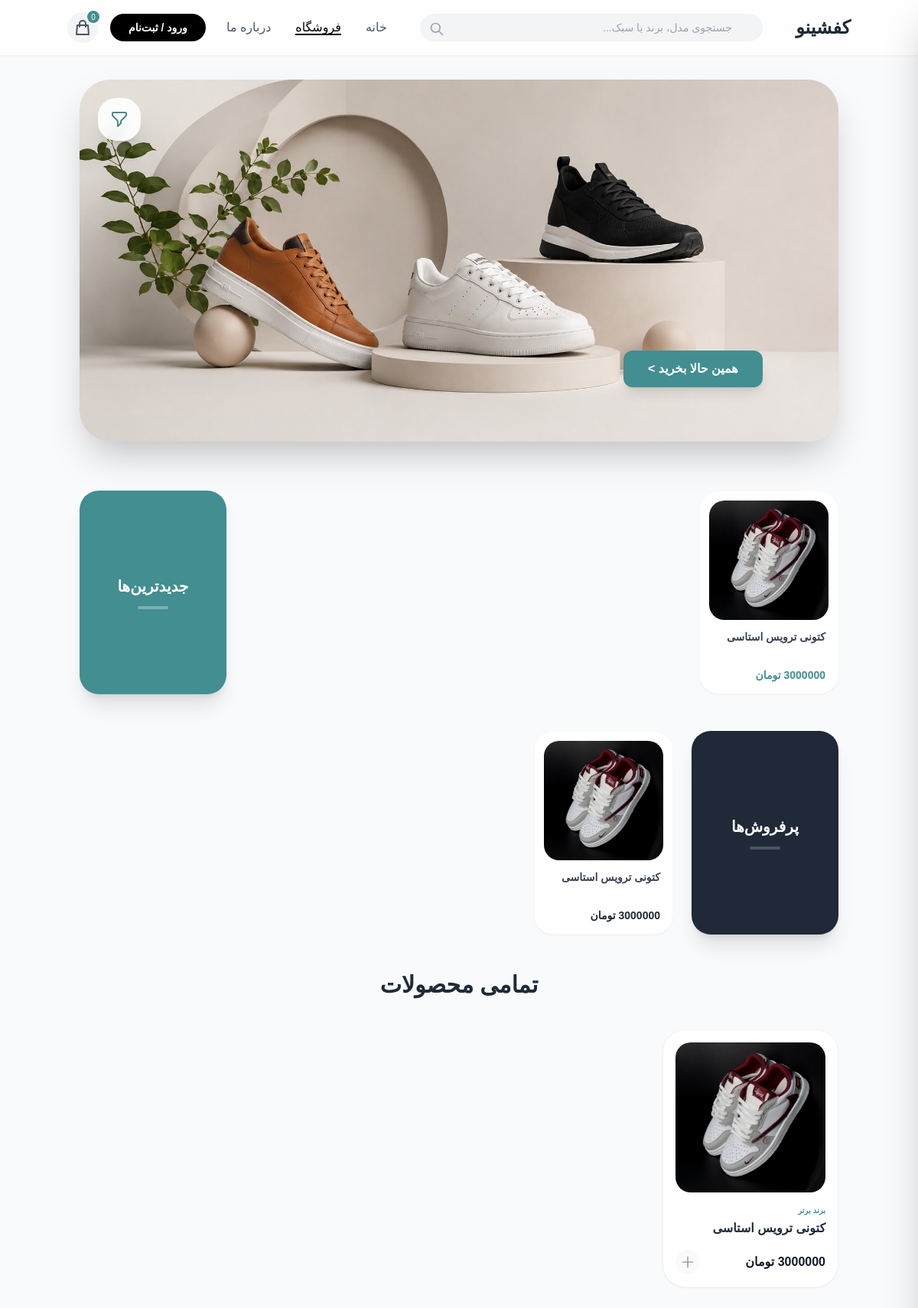
The page / on the database its author committed.
### shop/models.py (models this page shows, shortened)
class Product(models.Model):
    sizes = models.ManyToManyField(Size, related_name='products', verbose_name="سایزهای موجود")
    category = models.ForeignKey(Category, related_name='products', on_delete=models.CASCADE)
    name = models.CharField(max_length=200, verbose_name="نام محصول")
    slug = models.SlugField(max_length=200, unique=True, allow_unicode=True)
    image = models.ImageField(upload_to='products/%Y/%m/%d/', verbose_name="تصویر اصلی")
    description = models.TextField(verbose_name="توضیحات")
    price = models.DecimalField(max_digits=10, decimal_places=0, verbose_name="قیمت (تومان)")
    available = models.BooleanField(default=True, verbose_name="موجود")
    created = models.DateTimeField(auto_now_add=True)
    updated = models.DateTimeField(auto_now=True)
    brand = models.ForeignKey(Brand, on_delete=models.CASCADE, related_name='products', null=True, blank=True, verbose_name="برند")
    def get_absolute_url(self):
        return reverse('shop:product_detail', args=[self.id, self.slug])
    class Meta:
        verbose_name = "محصول"
        verbose_name_plural = "محصولات"

### shop/views.py (the view)
# urls.py: path('', views.product_list, name='product_list'),
def product_list(request, category_slug=None):
    category = None
    categories = Category.objects.all()
    brands = Brand.objects.all() # دریافت همه برندها برای نمایش در سایدبار
    products = Product.objects.filter(available=True)
    query = request.GET.get('query')
    if query:
        products = products.filter(Q(name__icontains=query) | Q(description__icontains=query))
    if category_slug:
        category = get_object_or_404(Category, slug=category_slug)
        products = products.filter(category=category)
    brand_slug = request.GET.get('brand')
    if brand_slug:
        products = products.filter(brand__slug=brand_slug)
    min_price = request.GET.get('min_price')
    max_price = request.GET.get('max_price')
    if min_price:
        products = products.filter(price__gte=min_price)
    if max_price:
        products = products.filter(price__lte=max_price)
    sort = request.GET.get('sort')
    if sort == 'cheap':
        products = products.order_by('price')
    elif sort == 'expensive':
        products = products.order_by('-price')
    else:
        products = products.order_by('-created')
    latest_products = Product.objects.filter(available=True).order_by('-created')[:3]
    best_selling = Product.objects.filter(available=True).order_by('?')[:3]
    return render(request, 'shop/product/list.html', {
        'category': category,
        'categories': categories,
        'brands': brands,
        'products': products,
        'latest_products': latest_products,
        'best_selling': best_selling,
        'query': query
    })

### cart/cart.py (called while the page is built)
    def __len__(self):
        return sum(item['quantity'] for item in self.cart.values())

### cart/context_processors.py (called while the page is built)
def cart(request):
    return {'cart': Cart(request)}

### shop/templates/shop/product/list.html (shortened to what this page needs)
{% extends "shop/base.html" %}
{% load static %}
{% block content %}
<div class="container mx-auto px-4 mt-8 pb-20 relative">
    {% if query or request.GET.brand or request.GET.min_price or request.GET.max_price or category %}
        <div class="bg-white p-8 rounded-[30px] shadow-sm mb-10 border-r-8 border-[#428e91] flex justify-between items-center">
            <div>
                <h1 class="text-2xl font-black text-gray-800">
                    {% if query %} نتایج جستجو برای: <span class="text-[#428e91]">"{{ query }}"</span>
                    {% elif category %} دسته بندی: <span class="text-[#428e91]">"{{ category.name }}"</span>
                    {% else %} فیلتر محصولات {% endif %}
                </h1>
                <p class="text-gray-500 mt-2 font-medium">{{ products.count }} محصول پیدا شد.</p>
            </div>
            <div class="flex gap-2">
                <button onclick="toggleFilters()" class="hidden lg:flex items-center gap-2 bg-gray-100 hover:bg-black hover:text-white text-gray-600 py-2.5 px-5 rounded-xl transition font-bold text-sm">
                    تغییر فیلترها
                </button>
                <a href="{% url 'shop:product_list' %}" class="text-sm bg-red-50 text-red-500 py-2.5 px-5 rounded-xl transition font-bold">
                    حذف همه ×
                </a>
            </div>
        </div>
    {% else %}
        <section class="mb-16">
            <div class="relative w-full overflow-hidden rounded-[40px] shadow-2xl">
                <div id="slide1" class="relative w-full transition-opacity duration-1000 opacity-100">
                    <a href="#" class="absolute bottom-[15%] right-[10%] bg-[#428e91] text-white px-8 py-3 rounded-xl font-bold hover:bg-[#357173] transition shadow-lg">
                    </a>
                </div>
                <button onclick="toggleFilters()" class="absolute top-6 left-6 bg-white/90 backdrop-blur shadow-xl p-4 rounded-3xl hover:bg-[#428e91] hover:text-white transition group">
                </button>
            </div>
        </section>
    {% endif %}
    <main class="w-full">
        {% if not query and not request.GET.brand and not request.GET.min_price and not category %}
            <section class="mb-12">
                <div class="flex flex-col md:flex-row gap-6">
                    <div class="flex-1 grid grid-cols-1 sm:grid-cols-2 md:grid-cols-3 lg:grid-cols-4 gap-4">
                        {% for product in latest_products %}
                        <div class="bg-white rounded-[25px] p-3 shadow-sm border border-gray-50 hover:shadow-lg transition">
                            <a href="{{ product.get_absolute_url }}">
                                <div class="aspect-square overflow-hidden rounded-[20px] mb-3">
                                    <img src="{{ product.image.url }}" alt="{{ product.name }}" class="w-full h-full object-cover">
                                </div>
                                <h3 class="text-sm font-bold text-gray-700 h-10 overflow-hidden px-1">{{ product.name }}</h3>
                                <div class="mt-2 px-1"><span class="text-[#428e91] font-black text-sm">{{ product.price }} تومان</span></div>
                            </a>
                        </div>
                        {% endfor %}
                    </div>
                    <div class="w-full md:w-48 bg-[#428e91] rounded-[25px] p-6 flex flex-col justify-center items-center text-white text-center shadow-xl">
                        <h2 class="text-xl font-black mb-3">جدیدترین‌ها</h2>
                        <div class="w-10 h-1 bg-white/30 rounded-full"></div>
                    </div>
                </div>
            </section>
            <section class="mb-12">
                <div class="flex flex-col md:flex-row gap-6">
                    <div class="w-full md:w-48 bg-gray-800 rounded-[25px] p-6 flex flex-col justify-center items-center text-white text-center shadow-xl">
                        <h2 class="text-xl font-black mb-3">پرفروش‌ها</h2>
                        <div class="w-10 h-1 bg-white/20 rounded-full"></div>
                    </div>
                    <div class="flex-1 grid grid-cols-1 sm:grid-cols-2 md:grid-cols-3 lg:grid-cols-4 gap-4">
                        {% for product in best_selling %}
                        <div class="bg-white rounded-[25px] p-3 shadow-sm border border-gray-50 hover:shadow-lg transition">
                            <a href="{{ product.get_absolute_url }}">
                                <div class="aspect-square overflow-hidden rounded-[20px] mb-3">
                                    <img src="{{ product.image.url }}" alt="{{ product.name }}" class="w-full h-full object-cover">
                                </div>
                                <h3 class="text-sm font-bold text-gray-700 h-10 overflow-hidden px-1">{{ product.name }}</h3>
                                <div class="mt-2 px-1"><span class="text-gray-800 font-black text-sm">{{ product.price }} تومان</span></div>
                            </a>
                        </div>
                        {% endfor %}
                    </div>
                </div>
            </section>
            <h2 class="text-3xl font-black mb-10 text-center text-gray-800">تمامی محصولات</h2>
        {% endif %}
        {% if products %}
            <div class="grid grid-cols-1 sm:grid-cols-2 md:grid-cols-3 lg:grid-cols-4 gap-6">
                {% for product in products %}
                <div class="group bg-white p-4 rounded-[30px] shadow-sm hover:shadow-xl transition-all border border-gray-100 relative">
                    <a href="{{ product.get_absolute_url }}">
                        <div class="overflow-hidden rounded-[20px] mb-4">
                            <img src="{{ product.image.url }}" alt="{{ product.name }}" class="w-full aspect-square object-cover group-hover:scale-110 transition duration-500">
                        </div>
                        <p class="text-[10px] text-[#428e91] font-bold mb-1">{{ product.brand.name|default:"برند برتر" }}</p>
                        <h3 class="font-bold text-gray-800 group-hover:text-[#428e91] transition">{{ product.name }}</h3>
                        <div class="flex justify-between items-center mt-4">
                            <span class="text-gray-900 font-black">{{ product.price }} تومان</span>
                            <div class="w-8 h-8 bg-gray-50 rounded-full flex items-center justify-center text-gray-400 group-hover:bg-[#428e91] group-hover:text-white transition">
                                <svg xmlns="http://www.w3.org/2000/svg" class="h-5 w-5" fill="none" viewBox="0 0 24 24" stroke="currentColor"><path stroke-linecap="round" stroke-linejoin="round" stroke-width="2" d="M12 4v16m8-8H4" /></svg>
                            </div>
                        </div>
                    </a>
                </div>
                {% endfor %}
            </div>
        {% endif %}
    </main>
</div>
{% endblock %}

### shop/templates/shop/base.html (style rules this page uses)
body { font-family: 'Vazir', sans-serif; }

### rows shown on the page
Product: image (picture), name "کتونی ترویس استاسی", price "3000000", brand.name "برند برتر"

### other values the page prints
{{ cart|length }} "0"
